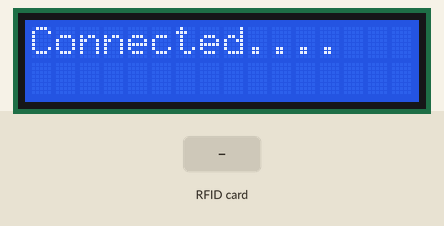
Simulated run of this sketch. Board: ESP8266 (NodeMCU). Parts: 16×2 character LCD. The test bench sets the inputs (shaded band). WiFi joins after 1.5 s; servers stay silent unless stated; uploads are accepted with an empty reply; what the sketch prints to the serial monitor is not drawn.

Above: at 5.7 s.
At 7.9 s:
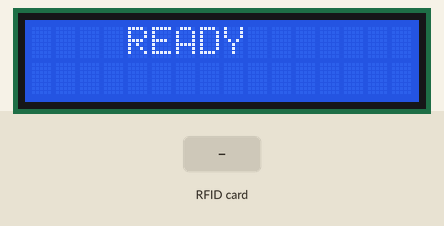
8.0 s: RFID card 5E 7A 19 C4 held to the reader
At 8.12 s:
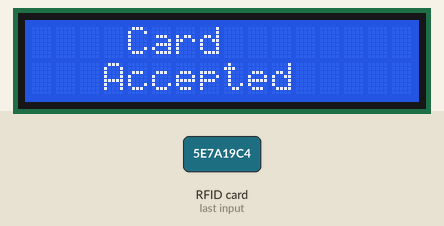
At 8.8 s:
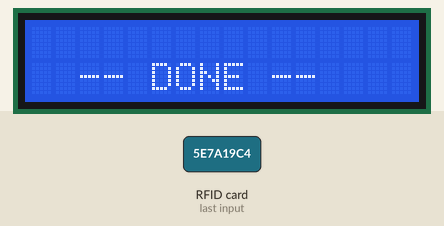
Timing chart, 0 to 11.0 s (numbered marks = the images above; inputs shaded):
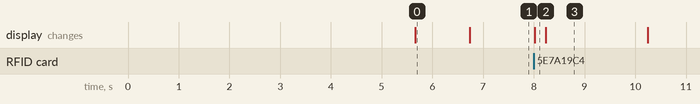

Measured:
- after the input at 8.0 s, the display: changes at once (image 2)
- what the display in image 0 shows lasts 1.0 s, from 5.7 s to 6.7 s
- what the display in image 3 shows lasts 2.0 s, from 8.2 s to 10.2 s

The sketch:

espclient.ino
```cpp
#include <Arduino.h>
#include <ESP8266WiFi.h>
#include <ESP8266HTTPClient.h>
#include <WiFiClient.h>
#include <SPI.h>
#include <MFRC522.h>
#include <LiquidCrystal_I2C.h>


#define SS_PIN 16
#define RST_PIN 2


MFRC522 mfrc522(SS_PIN, RST_PIN);
LiquidCrystal_I2C lcd(0x3F, 16, 2);


int statuss = 0;
int out = 0;
String endpoint = "http://XXXXXXXXXXXXX/api/verify/";
String api_key = "a46a3aca882111ebbb326fdda74a51ce";
String content = "";

void setup()
{
  Serial.begin(9600);
  lcd.begin(16, 2);
  lcd.init();
  lcd.backlight();
  lcd.setCursor(0, 0);
  lcd.print("Connecting To");
  lcd.setCursor(0, 1);
  lcd.print("WIFI....");
  for (uint8_t t = 4; t > 0; t--) {
    Serial.printf("[SETUP] WAIT %d...\n", t);
    Serial.flush();
    delay(1000);
  }
  WiFi.mode(WIFI_OFF);
  WiFi.mode(WIFI_STA);
  WiFi.begin("XXXXXXXXXX", "XXXXXXXXXx");
  Serial.print("Connecting");
  while (WiFi.status() != WL_CONNECTED) {
    delay(500);
    Serial.print(".");
  }
  lcd.clear();
  lcd.setCursor(0, 0);
  lcd.print("Connected....");
  delay(1000);
  SPI.begin();
  mfrc522.PCD_Init();
  lcd.clear();
  lcd.setCursor(4, 0);
  lcd.print("READY");
}


void loop()
{
  lcd.clear();
  lcd.setCursor(4, 0);
  lcd.print("READY");
  if ( ! mfrc522.PICC_IsNewCardPresent())
  {
    content = "";
    return;
  }
  if ( ! mfrc522.PICC_ReadCardSerial())
  {
    content = "";
    return;
  }
  lcd.clear();
  lcd.setCursor(4, 0);
  lcd.print("Card");
  lcd.setCursor(3, 1);
  lcd.print("Accepted");
  Serial.println();
  Serial.print(" UID tag :");
  byte letter;
  for (byte i = 0; i < mfrc522.uid.size; i++)
  {
    content.concat(String(mfrc522.uid.uidByte[i], HEX));
  }
  Serial.println(content.substring(1));
  HTTPClient http;
  String postData = "api_key=" + api_key + "&card_id=" + content.substring(1);
  http.begin(endpoint);
  http.addHeader("Content-Type", "application/x-www-form-urlencoded");

  int httpCode = http.POST(postData);
  String payload = http.getString();
  Serial.println(httpCode);
  Serial.println(payload);
  if(httpCode == 200){
    if(payload != "FAILED"){
        lcd.clear();
        lcd.setCursor(0, 0);
        lcd.print(payload);
        lcd.setCursor(2, 1);
        lcd.print("-- DONE --");
    }
    else{
        lcd.clear();
        lcd.setCursor(4, 0);
        lcd.print("FAILED");
        lcd.setCursor(5, 1);
        lcd.print("RETRY");
    }
  }
  delay(2000);

  http.end();

}
```
